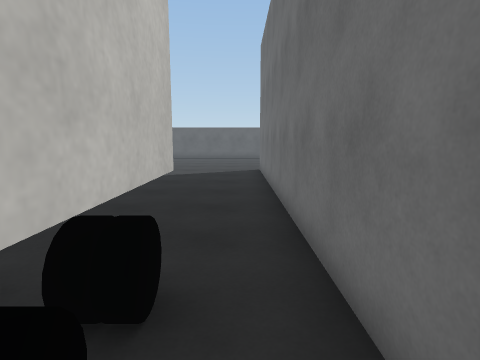
view 1 (above)

24 first-person views from a walk through a 3-D level made in the Unity game engine. The camera is 1.5 m above the floor, tilts 8° down and sees 80° across. The floor is counted in squares, 1 m on a side. Each view is taken from the middle of a square. On the plan, view 1 faces up. The plan holds only what a view shows up to about 14 squares ahead; the rest is blank. The place goes on beyond the plan. The player is left out. Surface patterns are stand-ins for the level's own textures.

view 2
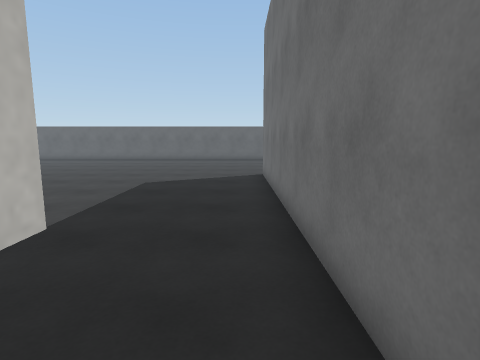

view 3
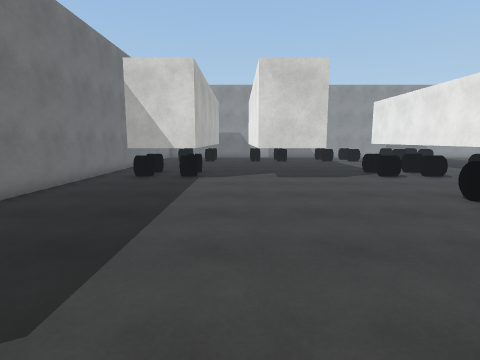

view 4
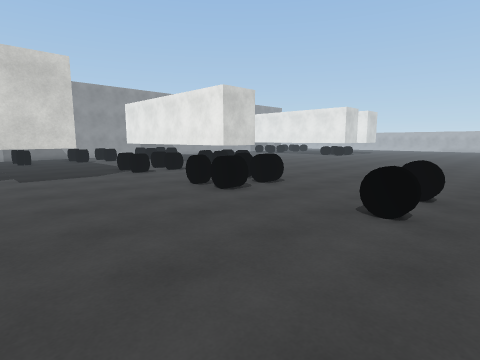

view 5
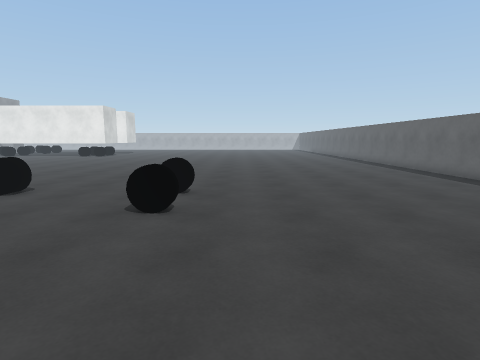

view 6
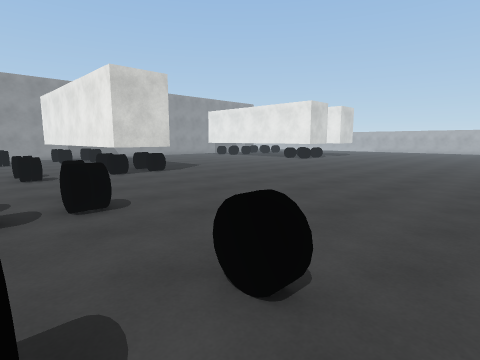

view 7
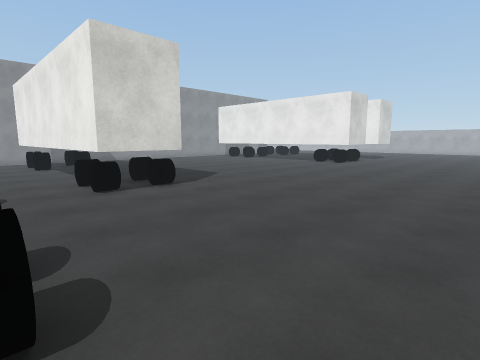

view 8
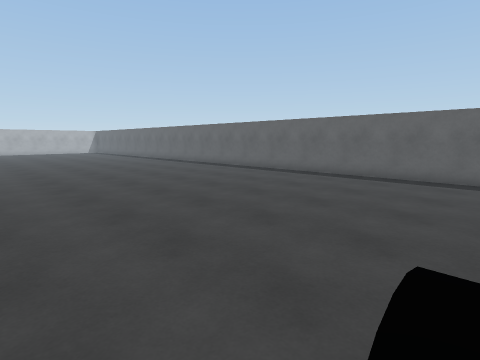

view 9
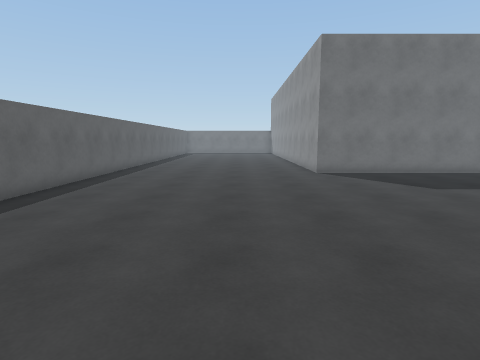

view 10
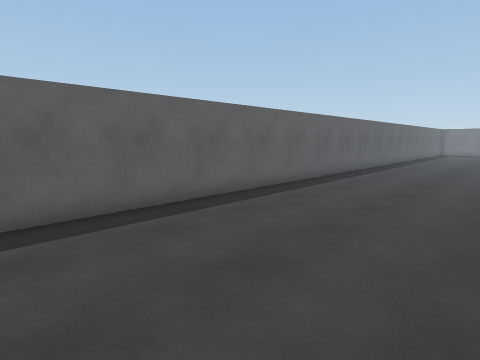

view 11
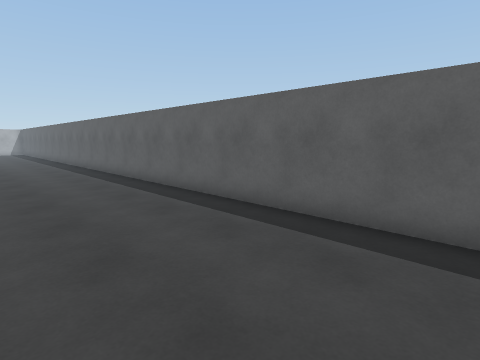

view 12
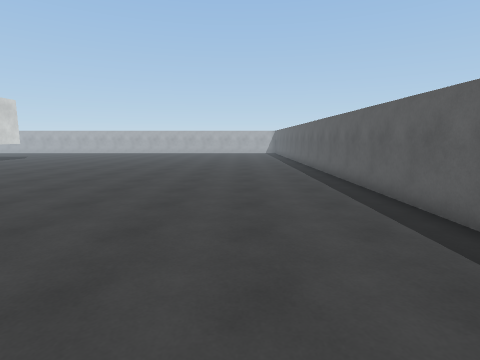

view 13
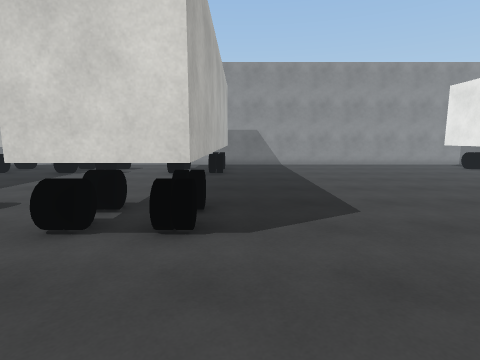

view 14
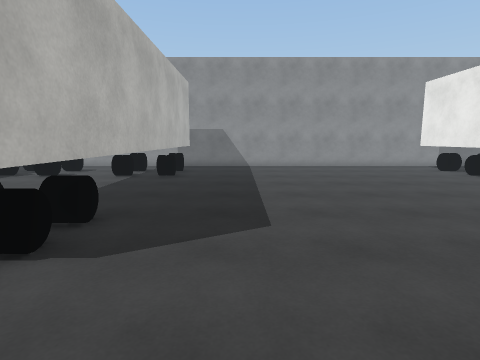

view 15
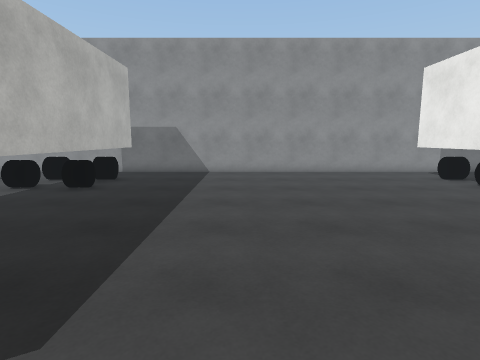

view 16
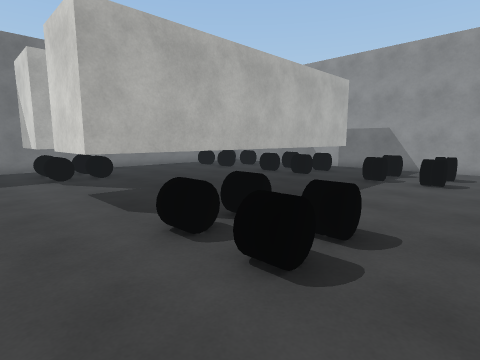

view 17
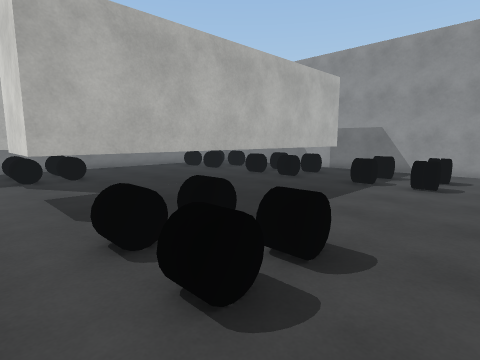

view 18
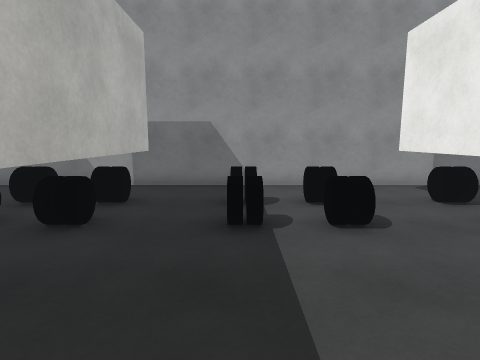

view 19
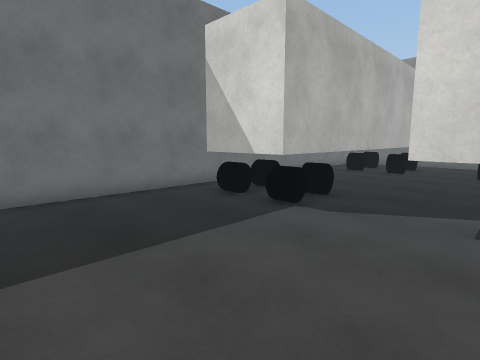

view 20
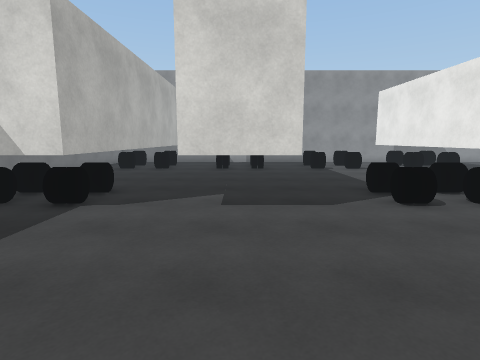

view 21
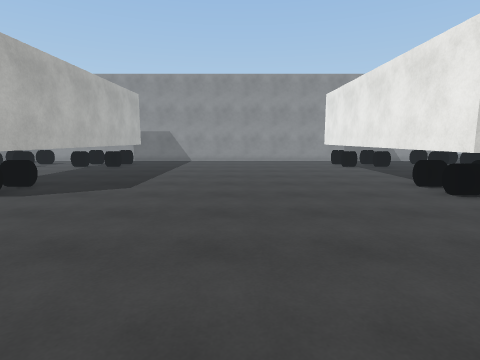

view 22
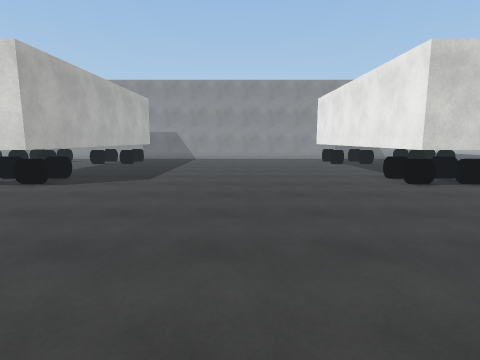

view 23
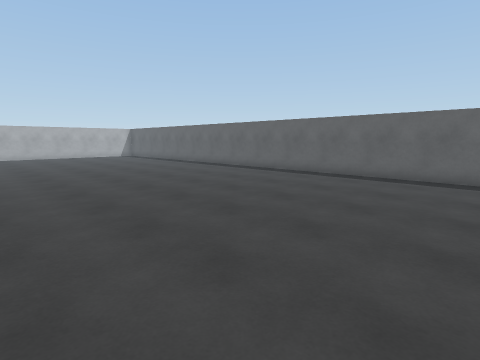

view 24
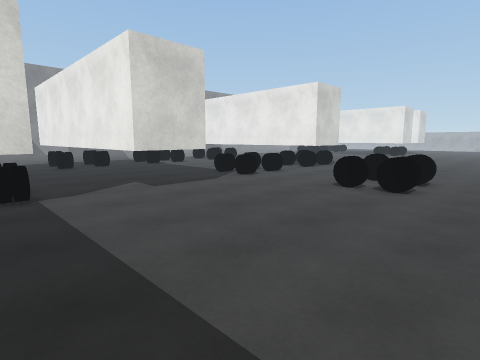

### Floor plan
Key: @ floor where view 1 was taken; # wall or solid block; . floor; T thing the floor can be seen under or through; O other object.
Columns run from 30 left of view 1 to 1 right of it. Each row starts with its distance up from view 1.
 24 ################################
 23 ................................
 22 ................................
 21 ................................
 20 ................................
 19 ................................
 18 ................................
 17 ................................
 16 ................................
 15 ................................
 14 .................O.O...........#
 13 .................O.O...........#
 12 ...............................#
 11 ...............................#
 10 ...............................#
  9 .................O.O...........#
  8  ................O.O...........#
  7 .................O.O...........#
  6 ...............................#
  5 ...............................#
  4 ...............................#
  3 ............##T..O.O..TTT..###.#
  2 ............# T..O.O..T T..###.#
  1 ............# T..O.O..T T..###.#
  0 ............# T.......T T..#  @#
 -1 ............# T.......T T..#   #
 -2 ............# T.......T T..#   #
 -3 ............# T.......T T..#   #
 -4 ............# T.......# T..#   #
 -5 ............# T.......###..#   #
 -6 ............# T..O.O..###..###
 -7 ............# T.......###..#
 -8 ............# T..O.O..###..#
 -9 ............# T.......#  ..
-10 .......................   ..
-11 ############################

Positions as (right, up) in squares from view 1, and headings:
1: (0, 0), facing up
2: (0, 2), facing up
3: (-5, 14), facing down
4: (-5, 15), facing down-left
5: (-5, 15), facing left
6: (-11, 15), facing down-left
7: (-13, 11), facing down-left
8: (-13, 12), facing up-left
9: (-12, 18), facing right
10: (-13, 18), facing up-right
11: (-13, 19), facing up-left
12: (-16, 20), facing left
13: (-19, 7), facing down
14: (-21, 6), facing down
15: (-23, 3), facing down
16: (-15, 5), facing down-right
17: (-15, 4), facing down-right
18: (-11, -1), facing down
19: (-7, 8), facing down-right
20: (-7, 9), facing down
21: (-25, 10), facing down
22: (-25, 12), facing down
23: (-22, 12), facing up-left
24: (-2, 11), facing down-left
